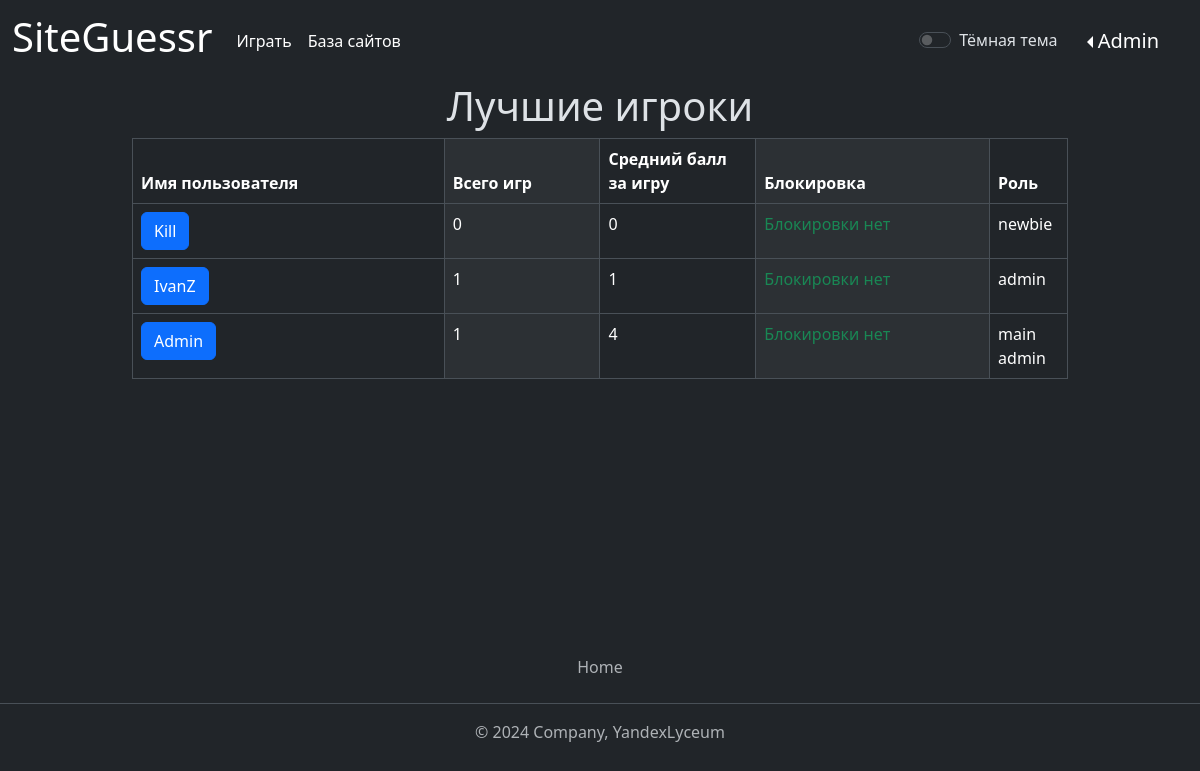
Page /users (signed in) on the earlier database version.
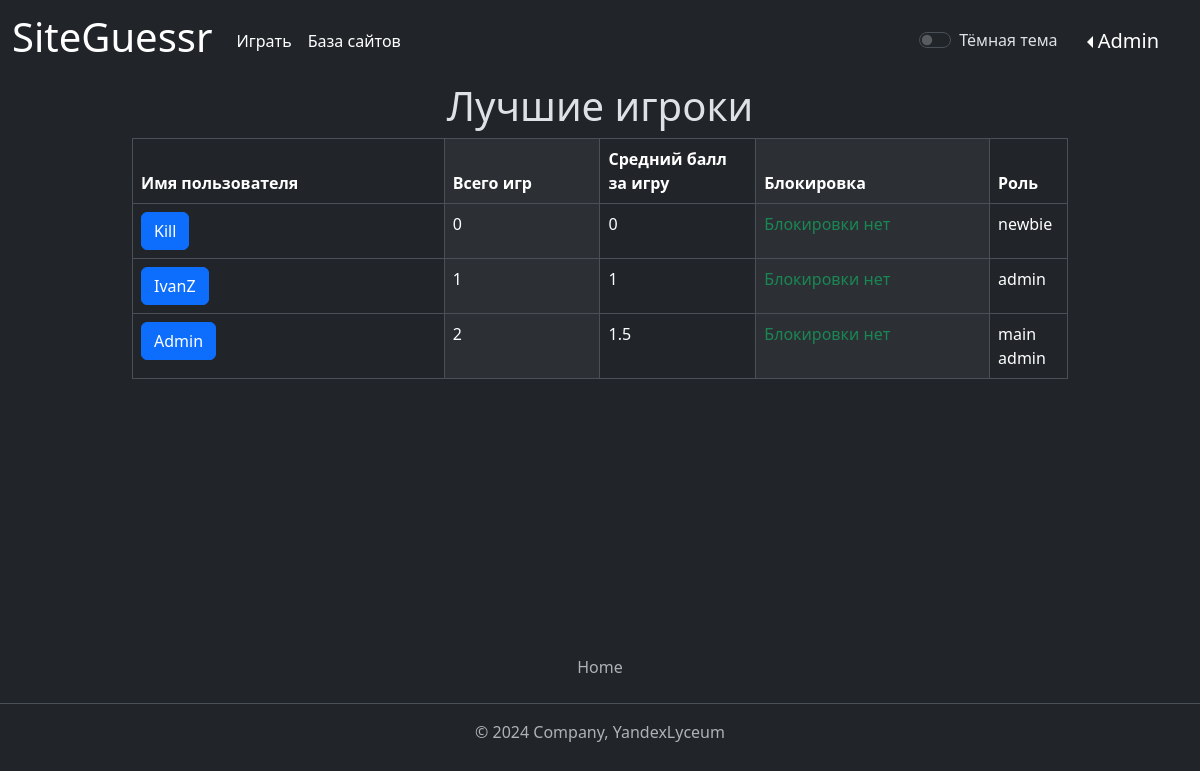
Same page on the later database version.
### data/users.py (models this page shows, shortened)
class User(SqlAlchemyBase, UserMixin, SerializerMixin):
    __tablename__ = 'user'
    id = sqlalchemy.Column(sqlalchemy.Integer,
                           primary_key=True, autoincrement=True)
    login = sqlalchemy.Column(sqlalchemy.String, unique=True, nullable=True)
    description = sqlalchemy.Column(sqlalchemy.String)  # описание
    role = sqlalchemy.Column(sqlalchemy.String, nullable=True, default="newbie")  # роль
    banned = sqlalchemy.Column(sqlalchemy.Boolean, nullable=True, default=False)  # бан
    created_date = sqlalchemy.Column(sqlalchemy.DateTime)
    modified_date = sqlalchemy.Column(sqlalchemy.DateTime)
    hashed_password = sqlalchemy.Column(sqlalchemy.String, nullable=True)
    statistic = orm.relationship("Statistic", back_populates='user', uselist=False)
    games = orm.relationship("Game", back_populates='user')
    website = orm.relationship("Website", back_populates='user')

### data/statistics.py (models this page shows)
class Statistic(SqlAlchemyBase, UserMixin, SerializerMixin):
    __tablename__ = 'statistic'
    id = sqlalchemy.Column(sqlalchemy.Integer,
                           primary_key=True, autoincrement=True)
    user_id = sqlalchemy.Column(sqlalchemy.Integer, sqlalchemy.ForeignKey("user.id"), nullable=True, unique=True)
    total_games = sqlalchemy.Column(sqlalchemy.Integer, nullable=True, default=0)  # общее количество сыгранных игр
    correct_answers = sqlalchemy.Column(sqlalchemy.Integer, nullable=True, default=0)  # количество правильных ответов
    wrong_answers = sqlalchemy.Column(sqlalchemy.Integer, nullable=True, default=0)  # количество неправильных ответов
    average_score = sqlalchemy.Column(sqlalchemy.Integer, nullable=True, default=0)  # средний балл за игру
    best_score = sqlalchemy.Column(sqlalchemy.Integer, nullable=True, default=0)  # лучший счёт
    user = orm.relationship('User')

### server.py (the view)
@app.route('/users', methods=['GET', 'POST'])
@login_required
def all_users():
    if not (current_user.role == "main admin" and current_user.banned != 1):
        return redirect("/")
    db_sess = db_session.create_session()
    params = {"title": "Все пользователи",
              "users": [user for user in
                        db_sess.query(User).order_by(
                            desc(User.login), desc(User.login)).all()]}
    return render_template("all_users.html", **params)

### data/db_session.py (called while the page is built)
def create_session() -> Session:
    global __factory
    return __factory()

### server.py (called while the page is built)
@login_manager.user_loader
def load_user(user_id):
    db_sess = db_session.create_session()
    return db_sess.query(User).get(user_id)

### templates/all_users.html (shortened to what this page needs)
<div class="main-body">
    <h1 class="text-center">Лучшие игроки</h1>
    <div class="container table-wrapper">
        <table class="table table-striped-columns table-bordered ">
            <thead>
            <tr class="">
                <th class="col-4" scope="col">Имя пользователя</th>
                <th class="col-2" scope="col">Всего игр</th>
                <th class="col-2" scope="col">Средний балл за игру</th>
                <th class="col-3" scope="col">Блокировка</th>
                <th class="col-3" scope="col">Роль</th>
            </tr>
            </thead>
            <tbody>
            <tr id="<% user.id %>">
                <td><a class="btn btn-primary" href="/profile/<% user.login %>" role="button"><% user.login %></a></td>
                <td><% user.statistic.total_games %></td>
                <td><% user.statistic.average_score %></td>
                <td>
                    <div class="col-sm-9 text-success">
                        Блокировки нет
                    </div>
                </td>
                <td><% user.role %></td>
            </tr>
            </tbody>
        </table>
    </div>
</div>

### templates/base.html (shortened to what this page needs)
<!DOCTYPE html>
<html lang="ru" data-bs-theme="dark">
<head>
    <link href="https://cdn.jsdelivr.net/npm/bootstrap@5.3.2/dist/css/bootstrap.min.css" rel="stylesheet"
>
    <link rel="stylesheet" type="text/css" href=<% url_for(
    'static', filename='css/style.css') %> />
</head>
<body class="d-flex flex-column min-vh-100">
<header>
    <nav class="navbar navbar-expand">
        <div class="container-fluid">
            <a class="navbar-brand" href="/"><h1> SiteGuessr </h1></a>
            <div class="collapse navbar-collapse" id="navbarNav">
                <ul class="navbar-nav">
                    <li class="nav-item">
                        <a class="nav-link active" aria-current="page" href="/game_menu">Играть</a>
                    </li>
                </ul>
                <ul class="navbar-nav">
                    <li class="nav-item">
                        <a href="/websites" class="nav-link active" aria-current="page">База сайтов</a>
                    </li>
                </ul>
            </div>
            <div class="form-check form-switch px-3">
                <input class="form-check-input" type="checkbox" role="switch" id="btnSwitch">
                <label class="form-check-label" for="btnSwitch">Тёмная тема</label>
            </div>
            <div class="row">
                <div class="dropdown dropstart">
                    <button class="navbar-brand dropdown-toggle btn"
                            id="dropdownMenuLink" data-bs-toggle="dropdown" aria-expanded="false"><%
                    </button>
                </div>
            </div>
        </div>
    </nav>
</header>
<footer class="py-3 my-4 mt-auto">
    <ul class="nav justify-content-center border-bottom pb-3 mb-3">
        <li class="nav-item"><a href="/" class="nav-link px-2 text-muted">Home</a></li>
    </ul>
    <p class="text-center text-muted">© 2024 Company, YandexLyceum</p>
</footer>
</body>
</html>

Differences in the rows shown:
changed through a linked row, User "Admin": statistic.total_games "1" → "2"; statistic.average_score "4" → "1.5"
